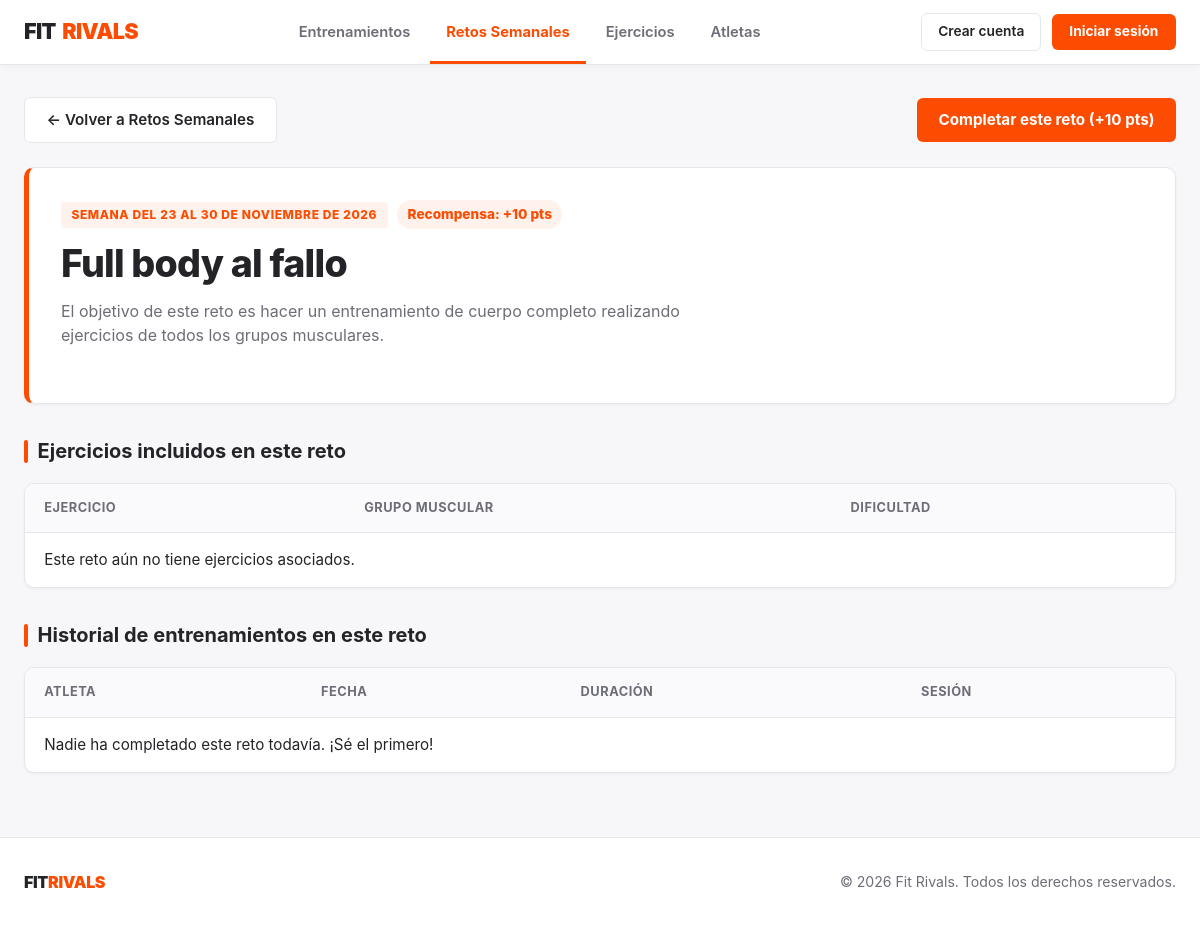
/retos/1/, run on the app's committed database.
### FitrivalsApp/models.py (models this page shows, shortened)
class Reto(models.Model):
    nombre = models.CharField(max_length=100)
    descripcion = models.TextField(blank=True, null=True)
    puntos_recompensa = models.IntegerField(default=100)
    fecha_inicio = models.DateField(default=inicio_semana)
    fecha_fin = models.DateField(default=fin_semana)
    ejercicios = models.ManyToManyField(Ejercicio, related_name='retos', blank=True)
    completado_por = models.ManyToManyField(Usuario, related_name='retos_completados', blank=True)

### FitrivalsApp/views.py (the view)
# urls.py: path('retos/<int:pk>/', views.RetoDetailView.as_view(), name='detalle_reto'),
class RetoDetailView(DetailView):
    model = Reto
    queryset = Reto.objects.prefetch_related('ejercicios', 'intentos__usuario')
    template_name = 'retos/detalle.html'
    context_object_name = 'reto'

### FitrivalsApp/templates/retos/detalle.html (shortened to what this page needs)
{% extends 'base.html' %}
{% block content %}
<div class="section-header">
    <a href="{% url 'lista_retos' %}" class="btn-secondary-strava">&larr; Volver a Retos Semanales</a>
    <a href="{% url 'completar_reto' reto.pk %}" class="btn-primary-strava">
        Completar este reto (+{{ reto.puntos_recompensa }} pts)
    </a>
</div>
<div class="hero-card" style="margin-bottom: 2rem;">
    <div style="display: flex; flex-wrap: wrap; gap: 0.6rem; align-items: center; margin-bottom: 0.75rem;">
        <span class="badge-orange" style="margin-bottom: 0;">
            Semana del {{ reto.fecha_inicio|date:"j" }} al {{ reto.fecha_fin|date:"j \d\e F \d\e Y" }}
        </span>
        <span class="points-badge" style="margin-bottom: 0;">Recompensa: +{{ reto.puntos_recompensa }} pts</span>
    </div>
    <h1>{{ reto.nombre }}</h1>
    <p>{{ reto.descripcion }}</p>
</div>
<h2>Ejercicios incluidos en este reto</h2>
<div class="strava-table-wrapper" style="margin-bottom: 2rem;">
    <table class="strava-table">
        <thead>
            <tr>
                <th>Ejercicio</th>
                <th>Grupo Muscular</th>
                <th>Dificultad</th>
            </tr>
        </thead>
        <tbody>
            {% for ej in reto.ejercicios.all %}
            <tr>
                <td><a href="{% url 'detalle_ejercicio' ej.pk %}">{{ ej.nombre }}</a></td>
                <td>{{ ej.get_grupo_muscular_display }}</td>
                <td>{{ ej.get_dificultad_display }}</td>
            </tr>
            {% empty %}
            <tr>
                <td colspan="3">Este reto aún no tiene ejercicios asociados.</td>
            </tr>
            {% endfor %}
        </tbody>
    </table>
</div>
<h2>Historial de entrenamientos en este reto</h2>
<div class="strava-table-wrapper">
    <table class="strava-table">
        <thead>
            <tr>
                <th>Atleta</th>
                <th>Fecha</th>
                <th>Duración</th>
                <th>Sesión</th>
            </tr>
        </thead>
        <tbody>
            {% for intento in reto.intentos.all %}
            <tr>
                <td><a href="{% url 'detalle_usuario' intento.usuario.pk %}">{{ intento.usuario.nombre }}</a></td>
                <td>{{ intento.fecha }}</td>
                <td>{{ intento.duracion_minutos }} min</td>
                <td><a href="{% url 'detalle_entrenamiento' intento.pk %}" class="card-link">Ver marcas →</a></td>
            </tr>
            {% empty %}
            <tr>
                <td colspan="4">Nadie ha completado este reto todavía. ¡Sé el primero!</td>
            </tr>
            {% endfor %}
        </tbody>
    </table>
</div>
{% endblock %}

### FitrivalsApp/static/css/estilos.css (style rules this page uses)
:root { --strava-orange: #FC4C02; --strava-orange-hover: #E34402; --strava-orange-soft: rgba(252, 76, 2, 0.08); --bg-page: #F7F7FA; --bg-white: #FFFFFF; --text-dark: #242428; --text-muted: #6D6D78; --border-light: #E6E6EB; --radius: 10px; --shadow-sm: 0 1px 3px rgba(0, 0, 0, 0.05); --shadow-md: 0 4px 14px rgba(0, 0, 0, 0.07); }
*, *::before, *::after { box-sizing: border-box; }
html, body { margin: 0; padding: 0; min-height: 100%; background-color: var(--bg-page); color: var(--text-dark); font-family: "Inter", system-ui, -apple-system, "Segoe UI", Roboto, Helvetica, Arial, sans-serif; font-size: 1rem; line-height: 1.55; -webkit-font-smoothing: antialiased; }
h1 { margin: 0 0 0.75rem; font-size: clamp(1.75rem, 4vw, 2.35rem); font-weight: 800; line-height: 1.2; letter-spacing: -0.02em; color: var(--text-dark); }
h2 { display: flex; align-items: center; gap: 0.6rem; margin: 2rem 0 1rem; font-size: 1.25rem; font-weight: 700; color: var(--text-dark); }
h2::before { content: ""; width: 4px; height: 1.15em; border-radius: 2px; background-color: var(--strava-orange); }
a { color: var(--strava-orange); font-weight: 600; text-decoration: none; transition: color 0.15s ease; }
.btn-primary-strava { display: inline-flex; align-items: center; justify-content: center; gap: 0.45rem; padding: 0.65rem 1.35rem; background-color: var(--strava-orange); color: #FFFFFF; font-size: 0.95rem; font-weight: 700; border: none; border-radius: 6px; cursor: pointer; text-decoration: none; transition: background-color 0.15s ease, transform 0.1s ease; }
.btn-secondary-strava { display: inline-flex; align-items: center; justify-content: center; gap: 0.45rem; padding: 0.65rem 1.35rem; background-color: var(--bg-white); color: var(--text-dark); font-size: 0.95rem; font-weight: 600; border: 1px solid var(--border-light); border-radius: 6px; cursor: pointer; text-decoration: none; transition: border-color 0.15s ease, background-color 0.15s ease; }
.hero-card { background-color: var(--bg-white); border: 1px solid var(--border-light); border-left: 5px solid var(--strava-orange); border-radius: var(--radius); padding: 2rem; box-shadow: var(--shadow-sm); }
.badge-orange { display: inline-block; padding: 0.25rem 0.65rem; margin-bottom: 0.85rem; background-color: var(--strava-orange-soft); color: var(--strava-orange); font-size: 0.75rem; font-weight: 800; letter-spacing: 0.05em; border-radius: 4px; text-transform: uppercase; }
.hero-card p { margin: 0 0 1.4rem; color: var(--text-muted); max-width: 650px; }
.strava-table-wrapper { background-color: var(--bg-white); border: 1px solid var(--border-light); border-radius: var(--radius); overflow-x: auto; box-shadow: var(--shadow-sm); }
.strava-table { width: 100%; border-collapse: collapse; text-align: left; font-size: 0.95rem; }
.strava-table th { padding: 0.9rem 1.2rem; background-color: #FAFAFC; border-bottom: 1px solid var(--border-light); color: var(--text-muted); font-size: 0.8rem; font-weight: 700; text-transform: uppercase; letter-spacing: 0.04em; }
.strava-table td { padding: 0.95rem 1.2rem; border-bottom: 1px solid var(--border-light); color: var(--text-dark); }
.strava-table tr:last-child td { border-bottom: none; }
.points-badge { display: inline-block; padding: 0.25rem 0.65rem; background-color: var(--strava-orange-soft); color: var(--strava-orange); font-weight: 800; font-size: 0.85rem; border-radius: 999px; }
.section-header { display: flex; flex-wrap: wrap; align-items: center; justify-content: space-between; gap: 1rem; margin-bottom: 1.5rem; }

### FitrivalsApp/static/css/header-footer.css (style rules this page uses)
:root { --strava-orange: #FC4C02; --strava-orange-hover: #E34402; --strava-orange-soft: rgba(252, 76, 2, 0.08); --bg-page: #F7F7FA; --bg-white: #FFFFFF; --text-dark: #242428; --text-muted: #6D6D78; --border-light: #E6E6EB; }

### data on the page
Reto: puntos_recompensa "10", fecha_inicio "23", fecha_fin "30 DE NOVIEMBRE DE 2026", nombre "Full body al fallo", descripcion "El objetivo de este reto es hacer un entrenamiento de cuerpo completo realizando ejercicios de todos los grupos musculares."
